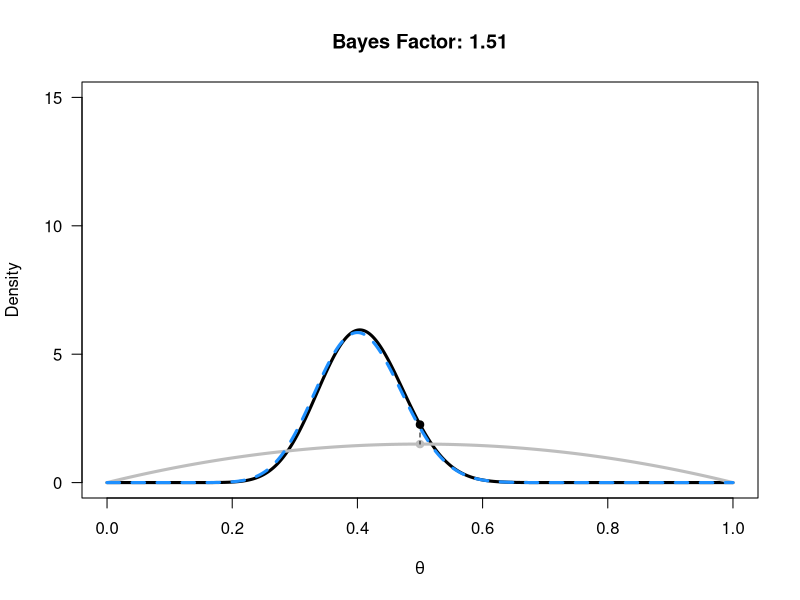

The R script that drew this image:
H0<-0.5 #Set the point null hypothesis you want to calculate the Bayes Factor for
n<-50 #set total trials
x<-20 #set successes
aprior<-2 #Set the alpha for the Beta distribution for the prior
bprior<-2 #Set the beta for the Beta distribution for the prior

alikelihood<-x+1 #Calculate the alpha for the Beta distribution for the likelihood
blikelihood<-n-x+1 #Calculate the beta for the Beta distribution for the likelihood
aposterior<-aprior+alikelihood-1 #Calculate the alpha for the Beta distribution for the posterior
bposterior<-bprior+blikelihood-1 #Calculate the beta for the Beta distribution for the posterior

theta<-seq(0,1,0.001) #create theta range from 0 to 1
#png(file="PriorLikelihoodPosterior.png",width=3000,height=3000, res = 500)
prior <- dbeta(theta, aprior, bprior)
likelihood <- dbeta(theta, alikelihood, blikelihood)
posterior <- dbeta(theta, aposterior, bposterior)
plot(theta, posterior, ylim=c(0, 15), type = "l", lwd = 3, xlab = bquote(theta), ylab = "Density", las = 1)
lines(theta, prior, col="grey", lwd = 3)
lines(theta, likelihood, lty = 2, lwd = 3, col="dodgerblue")
BF10<-dbeta(H0, aposterior, bposterior)/dbeta(H0, aprior, bprior)
points(H0,dbeta(H0, aposterior, bposterior), pch = 19)
points(H0,dbeta(H0, aprior, bprior), pch = 19, col="grey")
segments(H0, dbeta(H0, aposterior, bposterior), H0, dbeta(H0, aprior, bprior), lty=2)
title(paste('Bayes Factor:',round(BF10,digits=2)))
#dev.off()